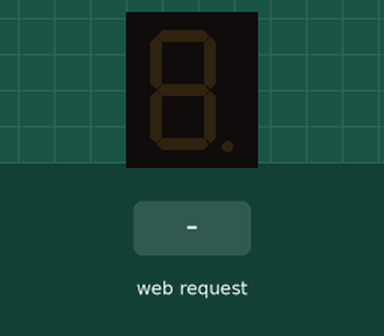
Recording of a program running on a simulated ESP32. On the bench: 1-digit seven-segment display. Wiring (inferred from the names in the program): 1-digit 7-segment display, segments lit when HIGH: segments GPIO 14, GPIO 27, GPIO 26, GPIO 25, GPIO 33, GPIO 32, GPIO 13. Inputs (shaded band) come from the test bench. WiFi joins after 1.5 s; servers stay silent unless stated; storage starts empty; the segment pins are drawn as the display they are named for; what the program prints to the serial monitor is not drawn.

Above: at 2.7 s.
2.8 s: HTTP request GET /number?value=1 received
At 3.8 s:
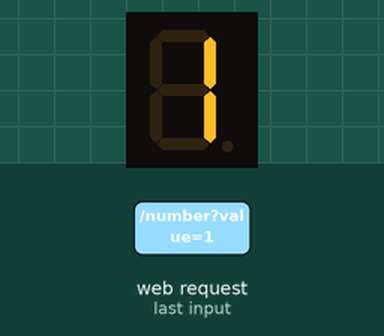
4.3 s: HTTP request GET /number?value=0 received
At 4.9 s:
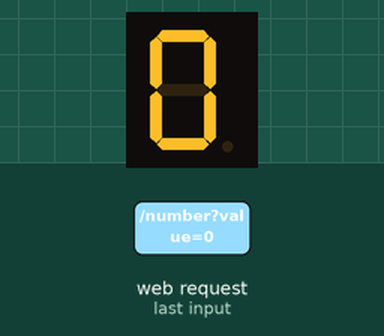
Timing chart, 0 to 7.3 s (numbered marks = the images above; inputs shaded):
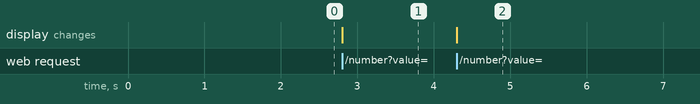

Measured:
- after the input at 2.8 s, the display: changes at once (image 1)
- after the input at 4.3 s, the display: changes at once (image 2)

The program:

main.cpp
```cpp
#include <WiFi.h>
#include <WebServer.h>
#include <LittleFS.h>

const char* ssid = "htamsah";
const char* password = "17081973";

WebServer server(80);

//Pin Segmen
const int segPins[] = {14, 27, 26, 25, 33, 32, 13}; // a,b,c,d,e,f,g

// Pola angka 0–9 (common cathode)
const byte numbers[10][7] = {
  {1,1,1,1,1,1,0}, // 0
  {0,1,1,0,0,0,0}, // 1
  {1,1,0,1,1,0,1}, // 2
  {1,1,1,1,0,0,1}, // 3
  {0,1,1,0,0,1,1}, // 4
  {1,0,1,1,0,1,1}, // 5
  {1,0,1,1,1,1,1}, // 6
  {1,1,1,0,0,0,0}, // 7
  {1,1,1,1,1,1,1}, // 8
  {1,1,1,1,0,1,1}  // 9
};

void displayNumber(int num) {
  for (int i = 0; i < 7; i++) {
    digitalWrite(segPins[i], numbers[num][i]);
  }
}

void handleRoot() {
  File file = LittleFS.open("/index.html", "r");
  server.streamFile(file, "text/html");
  file.close();
}

void handleStyle() {
  File file = LittleFS.open("/style.css", "r");
  server.streamFile(file, "text/css");
  file.close();
}

void handleNumber() {
  if (server.hasArg("value")) {
    int num = server.arg("value").toInt();
    if (num >= 0 && num <= 9) {
      displayNumber(num);
      server.send(200, "text/plain", "OK");
    } else {
      server.send(400, "text/plain", "Nilai tidak valid");
    }
  } else {
    server.send(400, "text/plain", "Parameter 'value' tidak ditemukan");
  }
}

void setup() {
  Serial.begin(115200);

  // Setup pin
  for (int i = 0; i < 7; i++) {
    pinMode(segPins[i], OUTPUT);
    digitalWrite(segPins[i], LOW);
  }

  // Mount filesystem
  if (!LittleFS.begin(true)) {
    Serial.println("Gagal mount LittleFS!");
    return;
  }

  // WiFi connect
  WiFi.begin(ssid, password);
  Serial.print("Menghubungkan ke WiFi");
  while (WiFi.status() != WL_CONNECTED) {
    delay(500);
    Serial.print(".");
  }
  Serial.println("\nTerhubung ke WiFi!");
  Serial.print("IP Address: ");
  Serial.println(WiFi.localIP());

  server.on("/", handleRoot);
  server.on("/style.css", handleStyle);
  server.on("/number", handleNumber);
  server.begin();
  Serial.println("Web server dimulai!");
}

void loop() {
  server.handleClient();
}
```
